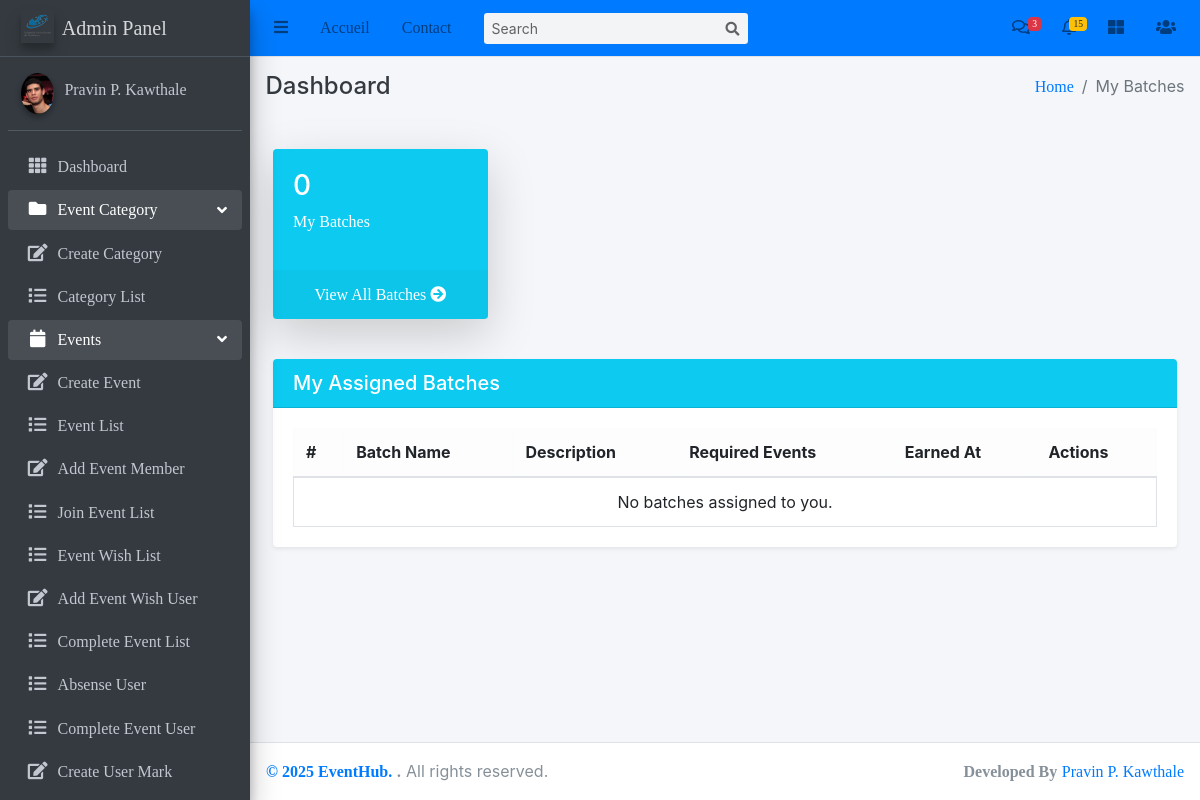
The app's page /Events/list-user-batch/ (signed in), older data.
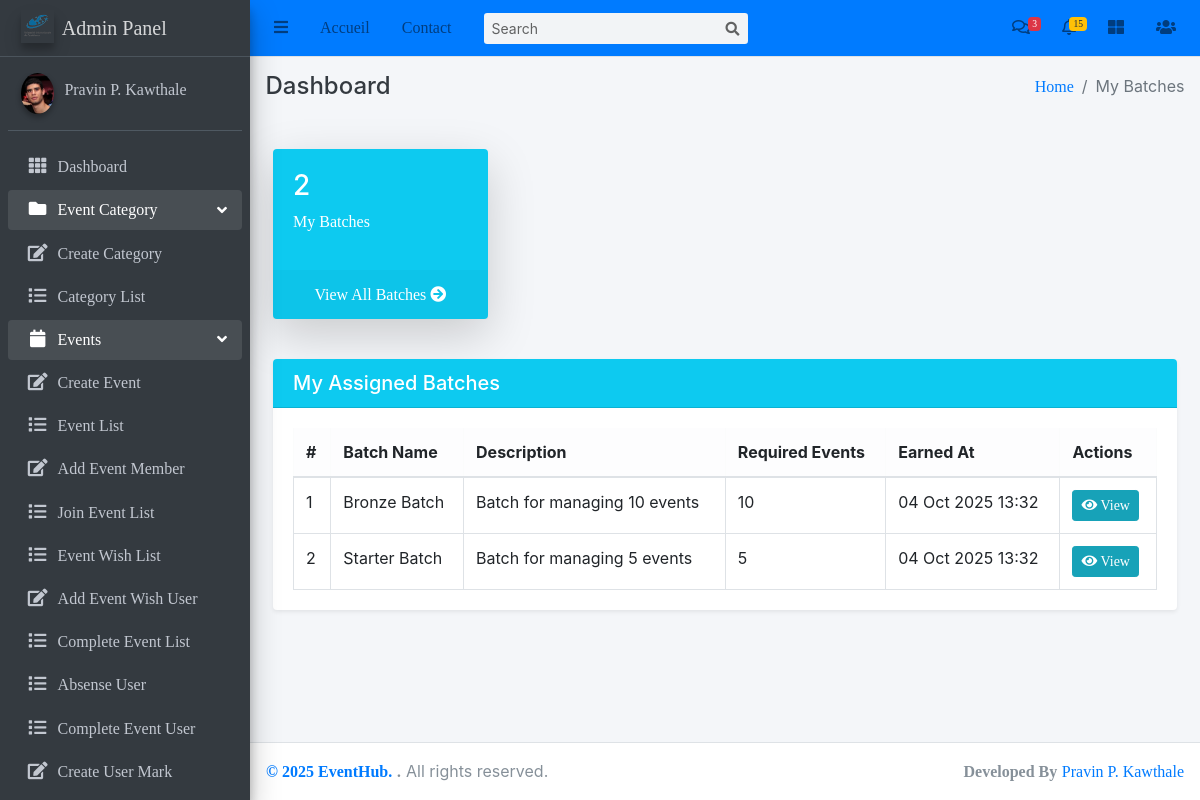
The same page, newer data.
### user/models.py (models this page shows, shortened)
class UserBatch(models.Model):
    user=models.ForeignKey(User,on_delete=models.CASCADE)
    batch=models.ForeignKey(Batch,on_delete=models.CASCADE)
    earned_at = models.DateTimeField(auto_now_add=True)
    class Meta:
        unique_together=('user','batch')

class Batch(models.Model):
    name=models.CharField(max_length=100)
    description=models.TextField(blank=True)
    required_events=models.PositiveIntegerField(unique=True,default=0)

### user/views.py (the view)
# urls.py: path('list-user-batch/', user_views.ListUserBatch.as_view(), name='list_user_batch'),
class ListUserBatch(LoginRequiredMixin,ListView):
    model=UserBatch
    template_name='user/userbatch_list.html'
    context_object_name='user_batches'
    paginate_by=3
    def get_queryset(self):
        return UserBatch.objects.filter(user=self.request.user).order_by('-earned_at')

### templates/user/userbatch_list.html (shortened to what this page needs)
{% extends 'base/base.html' %}
{% block breadcrumb %}My Batches{% endblock breadcrumb %}
{% block content %}
<div class="container-fluid mt-4">
    <div class="row g-3 mb-4">
        <div class="col-md-3">
            <div class="card text-white shadow-lg border-0" style="background-color: #0dcaf0;">
                <div class="card-body">
                    <h3>{{ user_batches.count }}</h3>
                    <p>My Batches</p>
                </div>
                <div class="card-footer text-center">
                    <a href="{% url 'list_batch' %}" class="text-white fw-bold text-decoration-none">
                        View All Batches <i class="fas fa-arrow-circle-right"></i>
                    </a>
                </div>
            </div>
        </div>
    </div>
    <div class="card shadow-sm">
        <div class="card-header d-flex justify-content-between align-items-center"
             style="background-color: #0dcaf0; color: #fff;">
            <h5 class="mb-0">My Assigned Batches</h5>
        </div>
        <div class="card-body table-responsive">
            <table class="table table-bordered table-hover align-middle">
                <thead class="table-light">
                    <tr>
                        <th>#</th>
                        <th>Batch Name</th>
                        <th>Description</th>
                        <th>Required Events</th>
                        <th>Earned At</th>
                        <th>Actions</th>
                    </tr>
                </thead>
                <tbody>
                    {% for ub in user_batches %}
                    <tr>
                        <td>{{ forloop.counter }}</td>
                        <td>{{ ub.batch.name }}</td>
                        <td>{{ ub.batch.description|default:"—" }}</td>
                        <td>{{ ub.batch.required_events }}</td>
                        <td>{{ ub.earned_at|date:"d M Y H:i" }}</td>
                        <td>
                            <a href="{% url 'detail_batch' ub.batch.pk %}"
                               class="btn btn-info btn-sm">
                                <i class="fas fa-eye"></i> View
                            </a>
                        </td>
                    </tr>
                    {% empty %}
                    <tr>
                        <td colspan="6" class="text-center">No batches assigned to you.</td>
                    </tr>
                    {% endfor %}
                </tbody>
            </table>
        </div>
    </div>
</div>
{% endblock content %}

Row changes from the older to the newer data that the page shows:
added UserBatch: batch.name "Bronze Batch", batch.description "Batch for managing 10 events", batch.required_events "10", earned_at "04 Oct 2025 13:32"
added UserBatch: batch.name "Starter Batch", batch.description "Batch for managing 5 events", batch.required_events "5", earned_at "04 Oct 2025 13:32"
Text that changed along with them:
{{ user_batches.count }}: "0" → "2"
text no longer shown: "No batches assigned to you."
